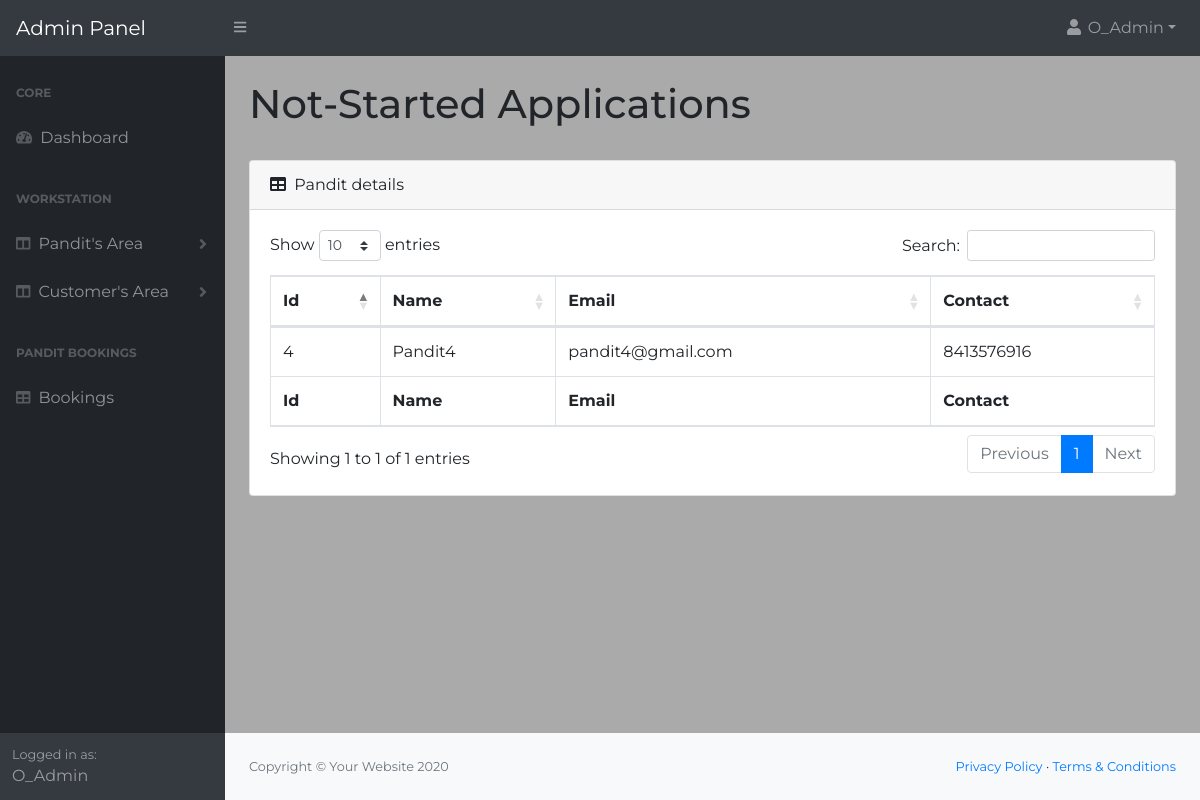
Page /AdminPanel/Dashboard/notstarted.php (signed in) on the committed database.
### tables this page shows
CREATE TABLE `pandits` (
  `pandit_id` int(100) NOT NULL,
  `fullname` varchar(100) NOT NULL,
  `email` varchar(100) NOT NULL,
  `password` varchar(100) NOT NULL,
  `mobile_no` bigint(100) NOT NULL,
  `profile_pic` varchar(100) NOT NULL,
  `experience` int(100) NOT NULL,
  `city` varchar(100) NOT NULL,
  `certificates` varchar(100) NOT NULL,
  `status` varchar(100) NOT NULL,
  `CreationDate` timestamp NOT NULL DEFAULT current_timestamp() ON UPDATE current_timestamp(),
  `remarks` varchar(100) NOT NULL
);

### AdminPanel/Dashboard/notstarted.php (the view, shortened to what this page needs)
<?php
include_once('../../includes/config.php');
?>
<!DOCTYPE html>
<html lang="en">
    <head>
        <link href="css/styles.css" rel="stylesheet" />
		<link href="css/stylesform.css" rel="stylesheet" />
        <link href="https://cdn.datatables.net/1.10.20/css/dataTables.bootstrap4.min.css" rel="stylesheet" />
    </head>
    <body class="sb-nav-fixed">
        <nav class="sb-topnav navbar navbar-expand navbar-dark bg-dark">
            <a class="navbar-brand" href="index.php">Admin Panel</a>
            <button class="btn btn-link btn-sm order-1 order-lg-0" id="sidebarToggle" href="#"><i class="fas fa-bars"></i></button>
            <ul class="navbar-nav ml-auto ml-md-0">
                <li class="nav-item dropdown">
                    <a class="nav-link dropdown-toggle" id="userDropdown" href="#" role="button" data-toggle="dropdown" aria-haspopup="true" aria-expanded="false"><i class="fas fa-user fa-fw"></i><?php
                echo " ".$_SESSION['name'];
            ?></a>
                </li>
            </ul>
        </nav>
        <div id="layoutSidenav">
            <div id="layoutSidenav_nav">
                <nav class="sb-sidenav accordion sb-sidenav-dark" id="sidenavAccordion">
                    <div class="sb-sidenav-menu">
                        <div class="nav">
                            <div class="sb-sidenav-menu-heading">Core</div>
                            <a class="nav-link" href="index.php">
                                <div class="sb-nav-link-icon"><i class="fas fa-tachometer-alt"></i></div>
                                Dashboard
                            </a>
                            <div class="sb-sidenav-menu-heading">WorkStation</div>
                            <a class="nav-link collapsed" href="#" data-toggle="collapse" data-target="#collapseLayouts" aria-expanded="false" aria-controls="collapseLayouts">
                            <div class="sb-nav-link-icon"><i class="fas fa-columns"></i></div>
                                Pandit's Area
                                <div class="sb-sidenav-collapse-arrow"><i class="fas fa-angle-down"></i></div>
                            </a>
                            <a class="nav-link collapsed" href="#" data-toggle="collapse" data-target="#collapseLayouts1" aria-expanded="false" aria-controls="collapseLayouts">
                                <div class="sb-nav-link-icon"><i class="fas fa-columns"></i></div>
                                Customer's Area
                                <div class="sb-sidenav-collapse-arrow"><i class="fas fa-angle-down"></i></div>
                            </a>
                            <div class="sb-sidenav-menu-heading">Pandit Bookings</div>
                            <a class="nav-link" href="bookings.php">
                                <div class="sb-nav-link-icon"><i class="fas fa-table"></i></div>
                                Bookings
                            </a>
                        </div>
                    </div>
                    <div class="sb-sidenav-footer">
                        <div class="small">Logged in as:</div>
                        <?php
                echo " ".$_SESSION['name'];
            ?>
                    </div>
                </nav>
            </div>
            <div id="layoutSidenav_content">
                <main>
                    <div class="container-fluid">
                        <h1 class="mt-4">Not-Started Applications</h1><br>
                        <div class="card mb-4">
                            <div class="card-header">
                                <i class="fas fa-table mr-1"></i>
                                Pandit details
                            </div>
                            <div class="card-body">
                                <div class="table-responsive">
                                    <table class="table table-bordered" id="dataTable" width="100%" cellspacing="0">
                                        <thead>
                                            <tr>
                                                <th>Id</th>
                                                <th>Name</th>
                                                <th>Email</th>
                                                <th>Contact</th>
                                            </tr>
                                        </thead>
                                        <tfoot>
                                            <tr>
                                                <th>Id</th>
                                                <th>Name</th>
                                                <th>Email</th>
                                                <th>Contact</th>
                                            </tr>
                                        </tfoot>
                                        <tbody>
                                        <?php
                                        $sql = "SELECT * FROM pandits where status='Not started'";
                                        if($result = mysqli_query($con, $sql))
                                        {
                                            if(mysqli_num_rows($result) > 0)
                                            {
                                                while($row = mysqli_fetch_array($result))
                                                {
                                                    echo "<tr>";
                                                        echo "<td>" . $row['pandit_id'] . "</td>";
                                                        echo "<td>" . $row['fullname'] . "</td>";
                                                        echo "<td>" . $row['email'] . "</td>";
                                                        echo "<td>" . $row['mobile_no'] . "</td>";
                                                    echo "</tr>";
                                                }
                                            }
                                        }
                                                ?>
                                        </tbody>
                                    </table>
                                </div>
                            </div>
                        </div>
                    </div>
                </main>
                <footer class="py-4 bg-light mt-auto">
                    <div class="container-fluid">
                        <div class="d-flex align-items-center justify-content-between small">
                            <div class="text-muted">Copyright &copy; Your Website 2020</div>
                            <div>
                                <a href="#">Privacy Policy</a>
                                &middot;
                                <a href="#">Terms &amp; Conditions</a>
                            </div>
                        </div>
                    </div>
                </footer>
            </div>
        </div>
    </body>
</html>

### AdminPanel/Dashboard/css/stylesform.css (style rules this page uses)
* { margin: 0; padding: 0; box-sizing: border-box; list-style: none; font-family: 'Montserrat', sans-serif; }
body { background: #aaaaaa; }

### rows in the picture
pandits: pandit_id "4", fullname "Pandit4", email "pandit4@gmail.com", mobile_no "8413576916"

### other values in the picture
$_SESSION['name'] "O_Admin"
